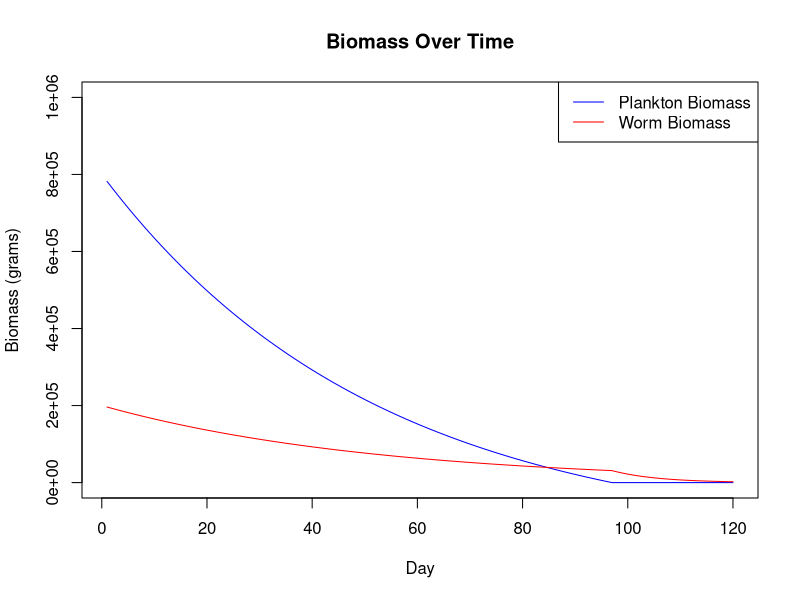

This figure's R source:
## ---- chunk 1
# Parameters for the simplified model
total_biomass <- 1000000  # Total constant biomass in the system (grams)
plankton_biomass <- 800000  # Initial biomass of sand plankton (grams)
worm_biomass <- total_biomass - plankton_biomass  # Initial biomass of sandworms (grams)

# Assuming sandworms need to consume 10% of their biomass daily to sustain their energy needs
daily_worm_consumption_rate <- 0.1
# Assuming 50% efficiency in converting consumed biomass into energy
consumption_efficiency <- 0.9

# Simulation duration
days <- 120

# Vectors to store biomass data for plotting
plankton_biomass_data <- numeric(days)
worm_biomass_data <- numeric(days)

# Loop to simulate each day
for (day in 1:days) {
  # Calculate daily energy needs for the sandworms
  worm_energy_needs <- worm_biomass * daily_worm_consumption_rate
  
  # Calculate how much plankton biomass is consumed
  plankton_consumed <- worm_energy_needs * consumption_efficiency
  
  # Adjust plankton and worm biomass based on consumption
  plankton_biomass <- max(plankton_biomass - plankton_consumed, 0)
  worm_biomass <- worm_biomass + (plankton_consumed * consumption_efficiency) - worm_energy_needs
  
  # Check for cannibalism if plankton is depleted
  if (plankton_biomass == 0) {
    worm_consumed_for_energy <- worm_energy_needs * consumption_efficiency
    worm_biomass <- max(worm_biomass - worm_consumed_for_energy, 0)
  }
  
  # Store the data
  plankton_biomass_data[day] <- plankton_biomass
  worm_biomass_data[day] <- worm_biomass
}

# Plotting the biomass data over time
plot(1:days, plankton_biomass_data, type = "l", col = "blue", ylim = c(0, total_biomass), xlab = "Day", ylab = "Biomass (grams)", main = "Biomass Over Time")
lines(1:days, worm_biomass_data, col = "red")
legend("topright", legend = c("Plankton Biomass", "Worm Biomass"), col = c("blue", "red"), lty = 1)

